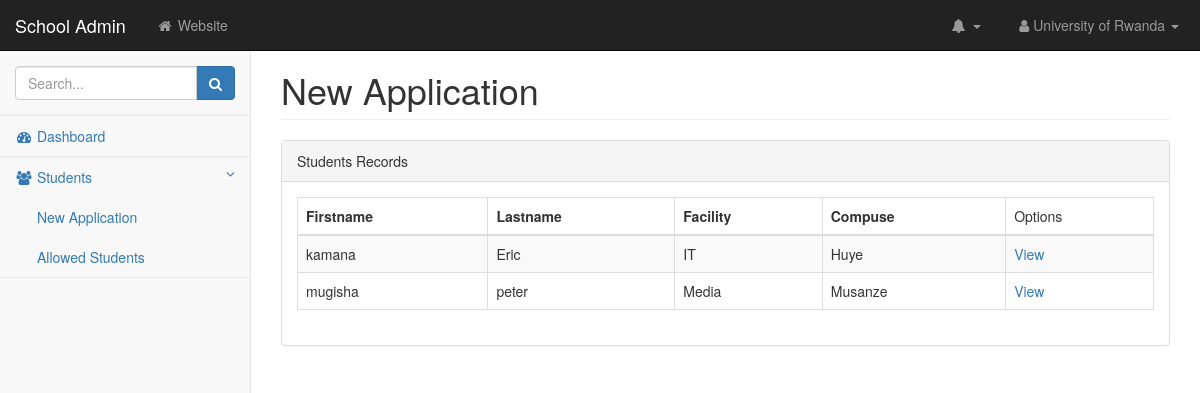
The app's page /schoolAdmin/new_application.php (signed in), older data.
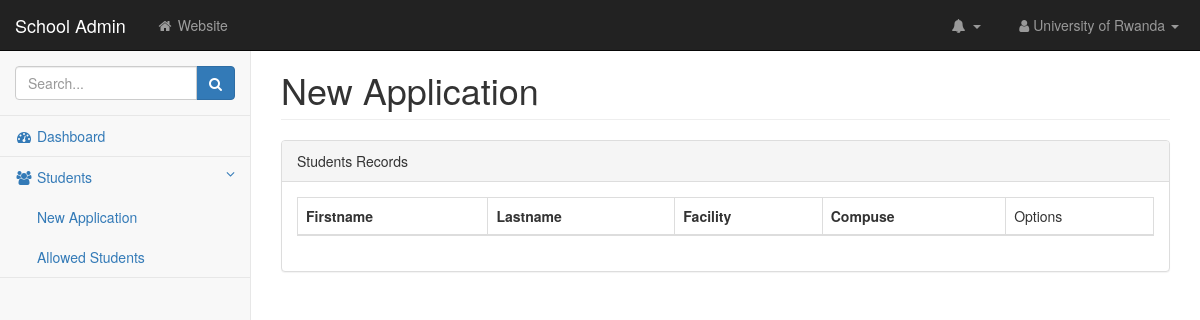
The same page, newer data.
### tables this page shows
CREATE TABLE `applications` (
  `id` int(11) NOT NULL,
  `student_id` varchar(20) NOT NULL,
  `gender` varchar(10) NOT NULL,
  `birth_date` varchar(40) NOT NULL,
  `father` varchar(40) NOT NULL,
  `mother` varchar(40) NOT NULL,
  `ID_nber` varchar(40) NOT NULL,
  `email` varchar(40) NOT NULL,
  `phone` varchar(40) NOT NULL,
  `school_id` varchar(20) NOT NULL,
  `facility` varchar(40) NOT NULL,
  `compuse` varchar(40) NOT NULL,
  `photo` varchar(400) NOT NULL,
  `ID_copy` varchar(400) NOT NULL,
  `diploma` varchar(400) NOT NULL,
  `isPayed` varchar(10) NOT NULL DEFAULT 'no',
  `status` varchar(40) NOT NULL DEFAULT 'pending'
);

CREATE TABLE `student` (
  `id` int(11) NOT NULL,
  `fname` varchar(200) NOT NULL,
  `lname` varchar(200) NOT NULL,
  `username` varchar(200) NOT NULL,
  `password` varchar(200) NOT NULL
);

### schoolAdmin/new_application.php (the view, shortened to what the changed rows need)
<?php
include "../connection.php";
$id = $_SESSION['schoolId'];
$query = "SELECT applications.id,fname,lname,applications.facility,applications.compuse FROM student,applications,schools WHERE student.id=applications.student_id AND applications.school_id=schools.id AND schools.id='$id' AND applications.isPayed='yes' AND applications.status='pending'";
$data = mysqli_query($connect, "$query");
?>
<!DOCTYPE html>
<html lang="en">
<head>
    <link href="css/bootstrap.min.css" rel="stylesheet">
    <link href="css/metisMenu.min.css" rel="stylesheet">
    <link href="css/dataTables/dataTables.bootstrap.css" rel="stylesheet">
    <link href="css/dataTables/dataTables.responsive.css" rel="stylesheet">
    <link href="css/startmin.css" rel="stylesheet">
    <link href="css/font-awesome.min.css" rel="stylesheet" type="text/css">
</head>
<body>
    <div id="wrapper">
        <nav class="navbar navbar-inverse navbar-fixed-top" role="navigation">
            <div class="navbar-header">
                <a class="navbar-brand" href="index.html">School Admin</a>
            </div>
        </nav>
        <div id="page-wrapper">
            <div class="container-fluid">
                <div class="row">
                    <div class="col-lg-12">
                        <h1 class="page-header">New Application</h1>
                    </div>
                </div>
                <div class="row">
                    <div class="col-lg-12">
                        <div class="panel panel-default">
                            <div class="panel-body">
                                <div class="table-responsive">
                                    <table class="table table-striped table-bordered table-hover" id="dataTables-example">
                                        <thead>
                                            <tr>
                                                <th>Firstname</th>
                                                <th>Lastname</th>
                                                <th>Facility</th>
                                                <th>Compuse</th>
                                                <td>Options</td>
                                            </tr>
                                        </thead>
                                        <tbody>
                                            <?php
                                            while ($row = mysqli_fetch_array($data)) {
                                                echo "
                                                 <tr class='odd gradeX'>
                                                <td>$row[1]</td>
                                                <td>$row[2]</td>
                                                <td>$row[3]</td>
                                                <td class='center'>$row[4]</td>
                                                <td class='center'><a href='view.php?id=$row[0]'>View</a></td>
                                            </tr>
                                                 ";
                                            }
                                            ?>
                                        </tbody>
                                    </table>
                                </div>
                            </div>
                        </div>
                    </div>
                </div>
            </div>
        </div>
    </div>
</body>
</html>

Row changes from the older to the newer data that the page shows:
no longer on this page (row edited): applications: student.fname "kamana", student.lname "Eric", facility "IT", compuse "Huye"
removed applications: student.fname "mugisha", student.lname "peter", facility "Media", compuse "Musanze"
